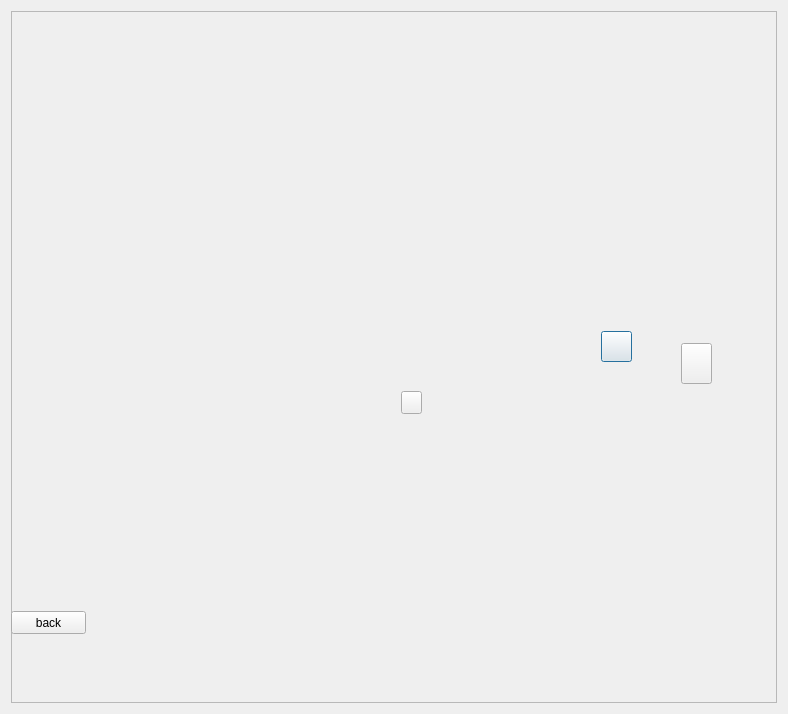
<?xml version="1.0" encoding="UTF-8"?>
<ui version="4.0">
 <class>Keting_Dialog</class>
 <widget class="QDialog" name="Keting_Dialog">
  <property name="geometry">
   <rect>
    <x>0</x>
    <y>0</y>
    <width>788</width>
    <height>714</height>
   </rect>
  </property>
  <property name="windowTitle">
   <string>Dialog</string>
  </property>
  <layout class="QHBoxLayout" name="horizontalLayout">
   <item>
    <widget class="QFrame" name="frame">
     <property name="frameShape">
      <enum>QFrame::StyledPanel</enum>
     </property>
     <property name="frameShadow">
      <enum>QFrame::Raised</enum>
     </property>
     <widget class="QPushButton" name="wos">
      <property name="geometry">
       <rect>
        <x>590</x>
        <y>320</y>
        <width>31</width>
        <height>31</height>
       </rect>
      </property>
      <property name="text">
       <string/>
      </property>
      <property name="iconSize">
       <size>
        <width>32</width>
        <height>32</height>
       </size>
      </property>
      <property name="checkable">
       <bool>false</bool>
      </property>
     </widget>
     <widget class="QPushButton" name="dianshi">
      <property name="geometry">
       <rect>
        <x>390</x>
        <y>380</y>
        <width>21</width>
        <height>23</height>
       </rect>
      </property>
      <property name="text">
       <string/>
      </property>
     </widget>
     <widget class="QPushButton" name="ket_back">
      <property name="geometry">
       <rect>
        <x>0</x>
        <y>600</y>
        <width>75</width>
        <height>23</height>
       </rect>
      </property>
      <property name="text">
       <string>back</string>
      </property>
     </widget>
     <widget class="QPushButton" name="chufang">
      <property name="geometry">
       <rect>
        <x>670</x>
        <y>332</y>
        <width>31</width>
        <height>41</height>
       </rect>
      </property>
      <property name="text">
       <string/>
      </property>
      <property name="iconSize">
       <size>
        <width>39</width>
        <height>39</height>
       </size>
      </property>
     </widget>
    </widget>
   </item>
  </layout>
 </widget>
 <resources/>
 <connections/>
</ui>
